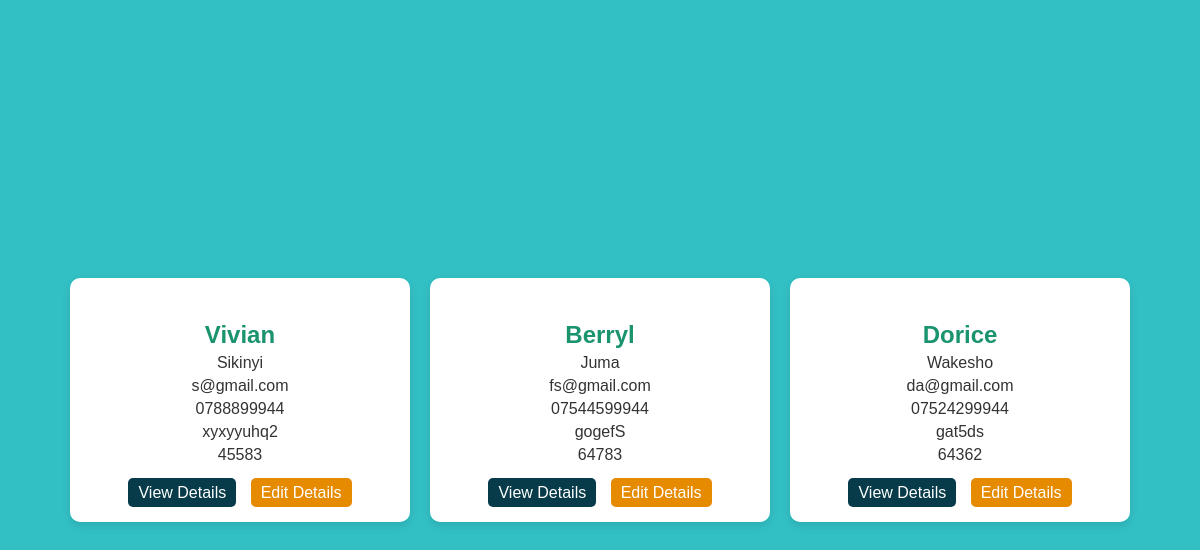
The app's page /customer/customers/list, older data.
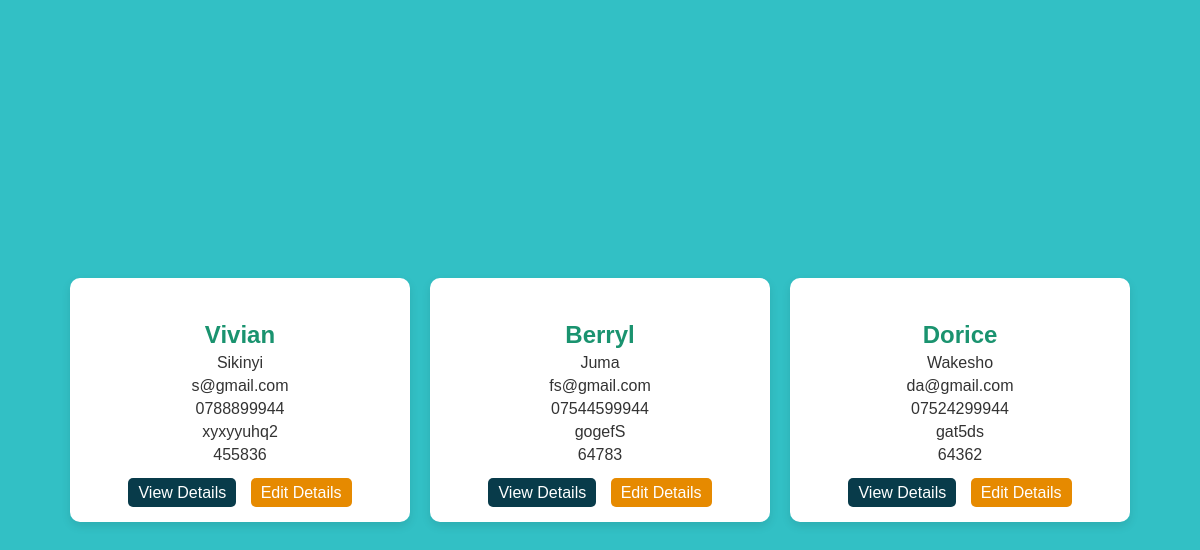
The same page, newer data.
### customer/models.py (models this page shows, shortened)
class Customer(models.Model):
    user = models.OneToOneField(User,null= True,on_delete=models.CASCADE)
    firstname=models.CharField(max_length=42)
    lastname=models.CharField(max_length=42)
    email=models.EmailField(max_length=12)
    phonenumber=models.CharField(max_length=20)
    password = models.CharField(max_length=10)
    address=models.CharField(max_length=32)

### customer/views.py (the view)
# urls.py: path("customers/list",customer_list_view,name ="customer_list_view"),
def customer_list_view(request):
    customers = Customer.objects.all()
    return render(request,"customer/customers_list.html",{"customers":customers})

### templates/customer/customers_list.html (shortened to what this page needs)
<!DOCTYPE html>
<html lang="en">
<head>
</head>
<body>
    <div class="customer-container">
        {% for customer in customers %}
        <div class="customer">
            <p class="customer-title">{{ customer.firstname }}</p>
            <p>{{ customer.lastname }}</p>
            <p>{{ customer.email }}</p>
            <p>{{ customer.phonenumber }}</p>
            <p>{{ customer.password }}</p>
            <p>{{ customer.address }}</p>
            <div class="customer-buttons">
                <a href="{% url 'customer_detail_view' id=customer.id %}">View Details</a>
                <a href="{% url 'customer_update_view' id=customer.id %}" class="edit">Edit Details</a>
            </div>
        </div>
        {% endfor %}
    </div>
</body>
</html>

Row changes from the older to the newer data that the page shows:
changed Customer "Vivian": address "45583" → "455836"
